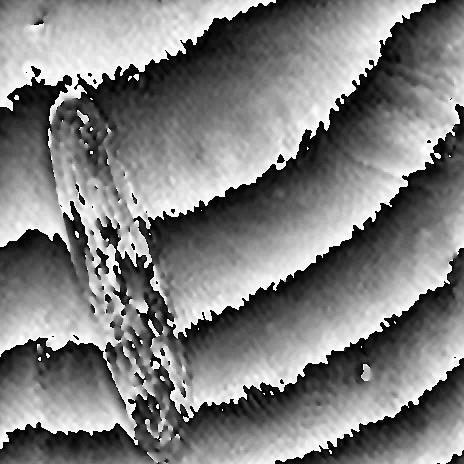
#> input picture examples/1.o.jpg, 464 x 464 px
$ python diferential.py examples/1.o.jpg   (Python 2 division)
#> lines starting #> are read from the running program, lines starting #| are printed output that depends on the picture
#!/usr/bin/env python
#-*- coding: UTF-8 -*-

from math import sqrt
import Image
import numpy
import sys

def ribonize(left, right=None):
    if right is None:
        right = left
    else:
        assert left.shape == right.shape
    xlen, ylen = left.shape
    assert xlen == ylen #must be?

    ribon = numpy.zeros(shape=(xlen * 2, ylen * 2))
    for x in xrange(xlen):
        for y in xrange(ylen):
            ribon[x + y + 1, xlen - 1 + x - y] = left[x, y]
            ribon[x + y + 1, xlen     + x - y] = right[x, y]
    return ribon


def derive(array, eps=(1, 0), order=1):
    meps = sqrt(eps[0] ** 2 + eps[1] ** 2)
    xlen, ylen = array.shape

    for time in xrange(order):
        displaced = numpy.zeros_like(array)
        displaced[:xlen - eps[0], :ylen - eps[1]] = array[eps[0]:, eps[1]:]
        array = array - displaced

    return array


def main():
    if len(sys.argv) > 1:
        image = Image.open(sys.argv[1])
#> image is the input picture: PIL image 464x464 L; min 0, max 255, mean 127.4
        left = numpy.array(image, float)
        right = left
    else:
        left = numpy.ones(shape=(5, 5))
        right = left.copy()
        right.fill(2)
    right = derive(right, (1, 0), 2)
#> the loop in derive, `for time in xrange(order):` made 2 passes
#> pass 1, in derive, `array = array - displaced`:
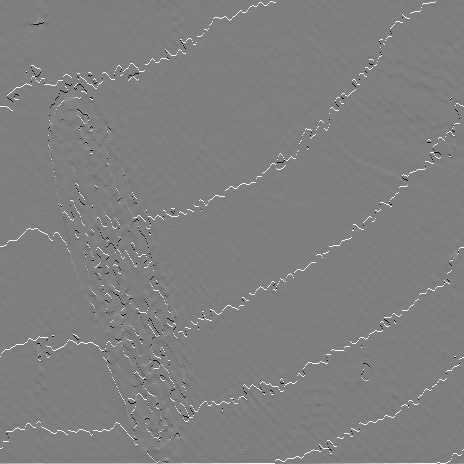
#> array: shape (464, 464) float64; min -255, max 255, mean 0.3; drawn with min black and max white
#> pass 2, in derive, `array = array - displaced`:
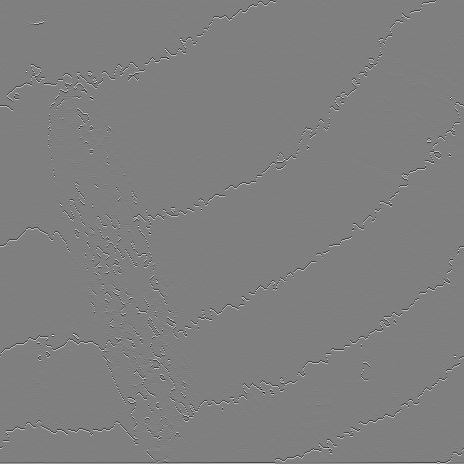
#> array: shape (464, 464) float64; min -510, max 508, mean 0; drawn with min black and max white
#> after the loop in derive, `for time in xrange(order):`:
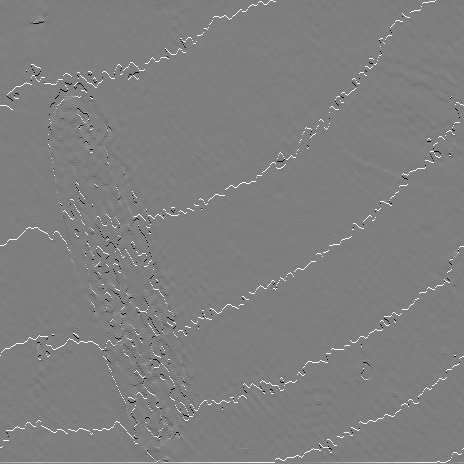
#> displaced: shape (464, 464) float64; min -255, max 255, mean 0.3; drawn with min black and max white
    left = derive(left, (0, 1), 2)
#> call 2 of derive, with eps = (0, 1), order = 2
#> the loop in derive (call 2), `for time in xrange(order):` made 2 passes
#> pass 1, in derive (call 2), `array = array - displaced`:
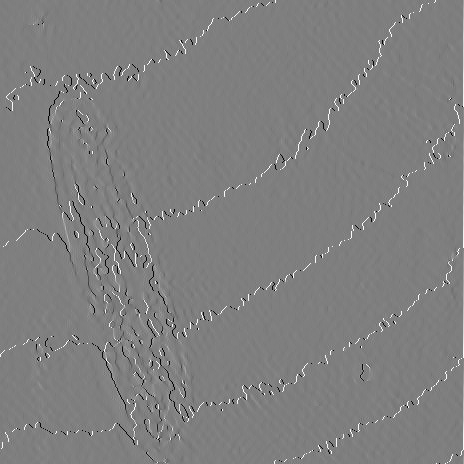
#> array: shape (464, 464) float64; min -255, max 255, mean 0.3; drawn with min black and max white
#> pass 2, in derive (call 2), `array = array - displaced`:
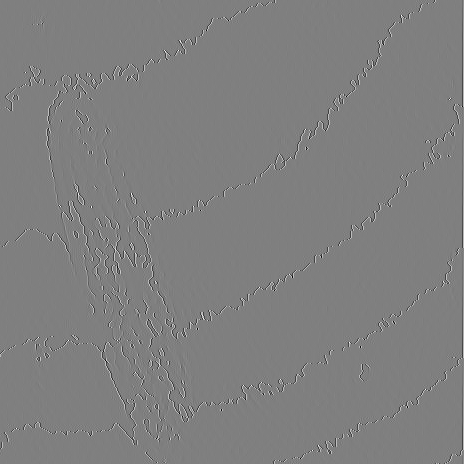
#> array: shape (464, 464) float64; min -510, max 510, mean 0; drawn with min black and max white
#> after the loop in derive (call 2), `for time in xrange(order):`:
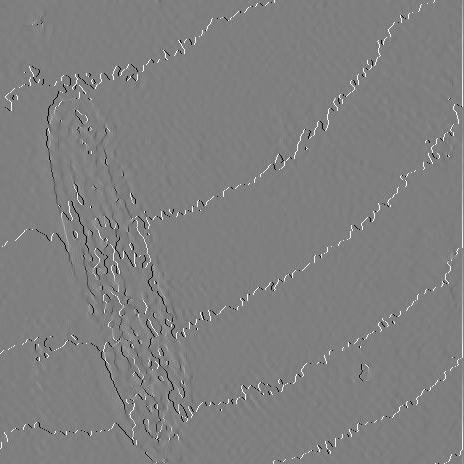
#> displaced: shape (464, 464) float64; min -255, max 255, mean 0.3; drawn with min black and max white
    print left
#> (printed output is left out)
    print right
#> (printed output is left out)
    ribon = ribonize(left, right)
    print ribon
#> (printed output is left out)
    image = Image.fromarray(ribon)
#> image: PIL image 928x928 F
    image.show()

if __name__ == "__main__":
    exit(main())
#> (the program exits here)

$ run again, on examples/2.o.jpg
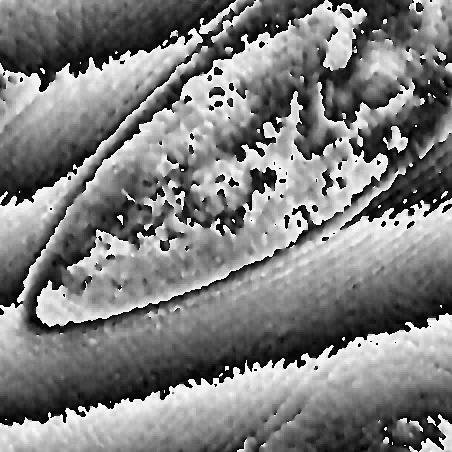
#> input picture examples/2.o.jpg, 452 x 452 px
#> in main, image is the input picture: PIL image 452x452 L; min 0, max 255, mean 126
#> after the loop in derive, `for time in xrange(order):`:
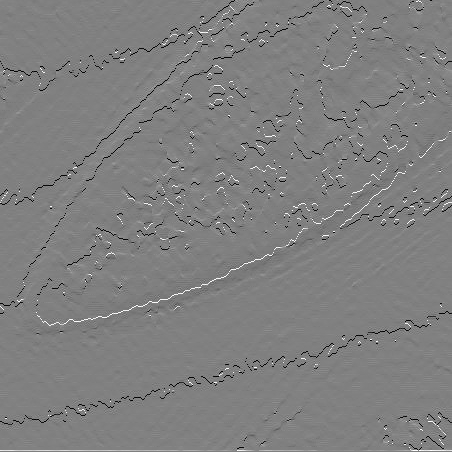
#> displaced: shape (452, 452) float64; min -255, max 255, mean 0.2; drawn with min black and max white
#> after the loop in derive (call 2), `for time in xrange(order):`:
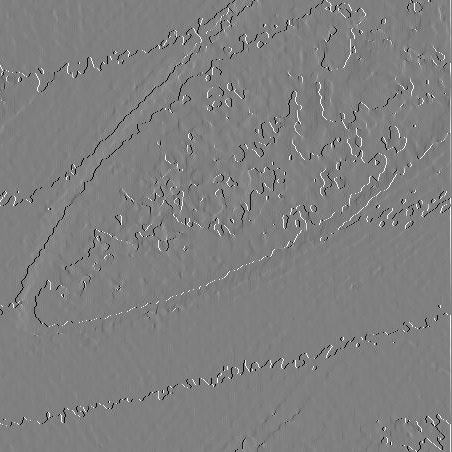
#> displaced: shape (452, 452) float64; min -255, max 255, mean 0.3; drawn with min black and max white
#> (printed output is left out)
#> (printed output is left out)
#> (printed output is left out)
#> image: PIL image 904x904 F
